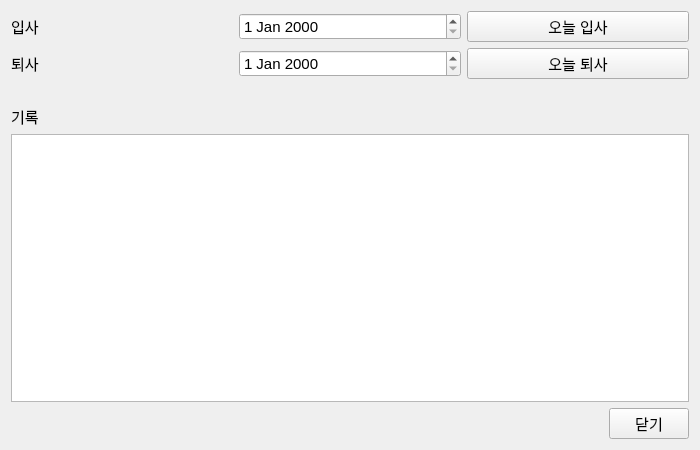
<?xml version="1.0" encoding="UTF-8"?>
<ui version="4.0">
 <class>Form</class>
 <widget class="QWidget" name="Form">
  <property name="geometry">
   <rect>
    <x>0</x>
    <y>0</y>
    <width>700</width>
    <height>450</height>
   </rect>
  </property>
  <property name="font">
   <font>
    <family>Arial</family>
    <pointsize>11</pointsize>
   </font>
  </property>
  <property name="windowTitle">
   <string>입퇴사관리</string>
  </property>
  <layout class="QVBoxLayout" name="verticalLayout">
   <item>
    <layout class="QHBoxLayout" name="horizontalLayout">
     <item>
      <widget class="QLabel" name="label">
       <property name="text">
        <string>입사</string>
       </property>
      </widget>
     </item>
     <item>
      <widget class="QDateEdit" name="dateEdit"/>
     </item>
     <item>
      <widget class="QPushButton" name="pushButton_2">
       <property name="text">
        <string>오늘 입사</string>
       </property>
      </widget>
     </item>
    </layout>
   </item>
   <item>
    <layout class="QHBoxLayout" name="horizontalLayout_2">
     <item>
      <widget class="QLabel" name="label_2">
       <property name="text">
        <string>퇴사</string>
       </property>
      </widget>
     </item>
     <item>
      <widget class="QDateEdit" name="dateEdit_2"/>
     </item>
     <item>
      <widget class="QPushButton" name="pushButton">
       <property name="text">
        <string>오늘 퇴사</string>
       </property>
      </widget>
     </item>
    </layout>
   </item>
   <item>
    <spacer name="verticalSpacer">
     <property name="orientation">
      <enum>Qt::Vertical</enum>
     </property>
     <property name="sizeType">
      <enum>QSizePolicy::Fixed</enum>
     </property>
     <property name="sizeHint" stdset="0">
      <size>
       <width>20</width>
       <height>20</height>
      </size>
     </property>
    </spacer>
   </item>
   <item>
    <widget class="QLabel" name="label_3">
     <property name="text">
      <string>기록</string>
     </property>
    </widget>
   </item>
   <item>
    <widget class="QListView" name="list_view"/>
   </item>
   <item>
    <layout class="QHBoxLayout" name="horizontalLayout_3">
     <item>
      <spacer name="horizontalSpacer">
       <property name="orientation">
        <enum>Qt::Horizontal</enum>
       </property>
       <property name="sizeHint" stdset="0">
        <size>
         <width>40</width>
         <height>20</height>
        </size>
       </property>
      </spacer>
     </item>
     <item>
      <widget class="QPushButton" name="close_button">
       <property name="text">
        <string>닫기</string>
       </property>
      </widget>
     </item>
    </layout>
   </item>
  </layout>
 </widget>
 <resources/>
 <connections/>
</ui>
